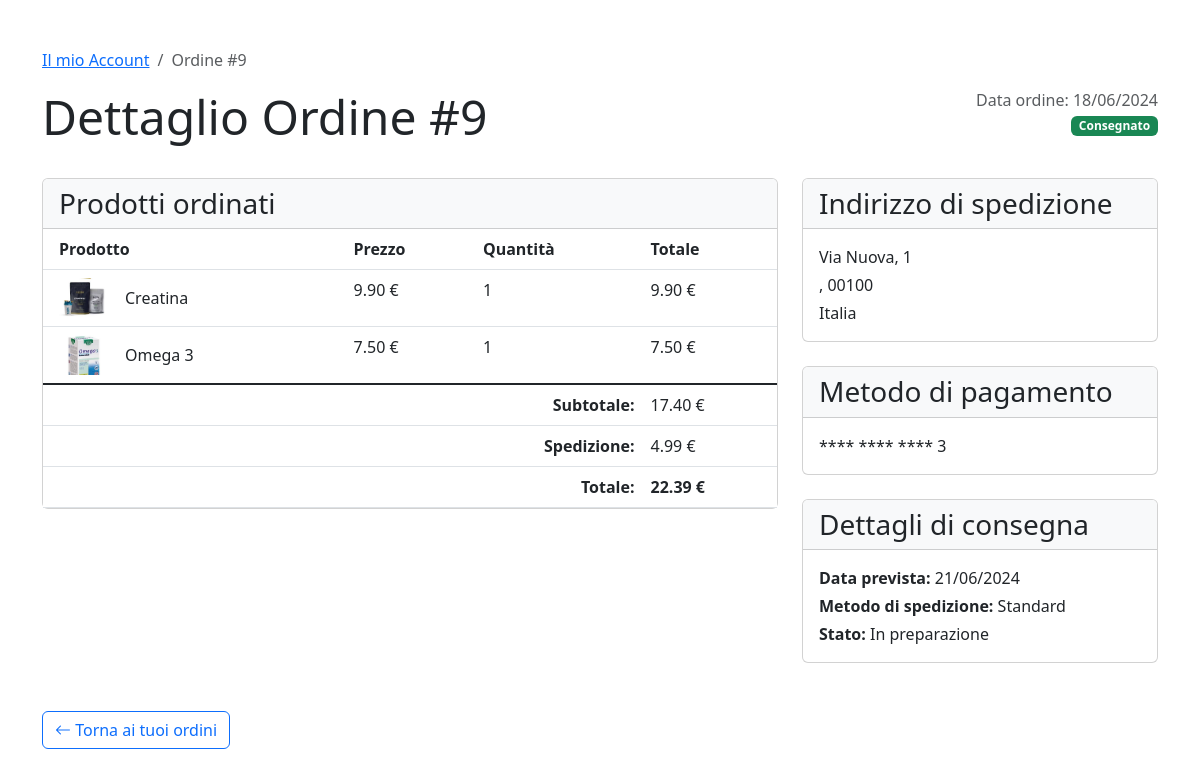
/core/order_detail/9/ (signed in), run on the app's committed database.
### core/models.py (models this page shows, shortened)
class Order(models.Model):
    STATUS_CHOICES = [
        ('pending', 'In attesa'),
        ('shipped', 'Spedito'),
        ('delivered', 'Consegnato'),
        ('cancelled', 'Annullato'),
    ]
    user = models.ForeignKey(CustomUser, on_delete=models.CASCADE, related_name='orders')
    created_at = models.DateTimeField(auto_now_add=True)
    address = models.ForeignKey(DeliveryAddress, on_delete=models.SET_NULL, null=True, blank=True, related_name='orders') # if an address is deleted, orders will still reference to a valid address
    delivery_date = models.DateField()
    status = models.CharField(max_length=20, choices=STATUS_CHOICES, default='pending')
    shipping_cost = models.DecimalField(max_digits=10, decimal_places=2, default=0.00)
    shipping_method = models.CharField(max_length=50, default='standard')
    payment_method = models.CharField(max_length=16)
    class Meta:
        ordering = ('-created_at',)
        permissions = [
            ("view_all_orders", "Può vedere tutti gli ordini"),
        ]
    def get_total_cost(self):
        return sum(item.get_cost() for item in self.items.all())

class OrderItem(models.Model):
    order = models.ForeignKey(Order, on_delete=models.CASCADE, related_name='items')
    product = models.ForeignKey(Product, on_delete=models.CASCADE)
    price = models.DecimalField(max_digits=10, decimal_places=2) # Price at the time of order
    quantity = models.PositiveIntegerField(default=1)
    def get_cost(self):
        return self.price * self.quantity

class DeliveryAddress(models.Model):
    street = models.CharField(max_length=255)
    city = models.CharField(max_length=100)
    postal_code = models.CharField(max_length=20)
    country = models.CharField(max_length=100, default='Italia')
    created_at = models.DateTimeField(auto_now_add=True)

### products/models.py (models this page shows, shortened)
class Product(models.Model):
    category = models.ManyToManyField(Category)
    name = models.CharField(max_length=200, unique=True)
    description = models.TextField(blank=True)
    price = models.DecimalField(max_digits=10, decimal_places=2)
    stock = models.PositiveIntegerField()
    available = models.BooleanField(default=True)
    created = models.DateTimeField(auto_now_add=True)
    updated = models.DateTimeField(auto_now=True)
    image = models.ImageField(upload_to='product_images/', blank=True, null=True)
    added_by = models.ForeignKey('users.CustomUser', on_delete=models.SET_NULL, related_name='products_added', null=True, blank=True)
    modified_by = models.ForeignKey('users.CustomUser', on_delete=models.SET_NULL, related_name='products_modified', null=True, blank=True)
    class Meta:
        ordering = ('name',)

### core/views.py (the view)
class OrderDetailView(LoginRequiredMixin, DetailView):
    model = Order
    template_name = 'core/order_detail.html'
    context_object_name = 'order'
    pk_url_kwarg = 'order_id'  # Parametro URL per l'ID dell'ordine
    def get_queryset(self):
        if self.request.user.has_perm('core.change_order'):
            return Order.objects.all()
        return Order.objects.filter(user=self.request.user)
    def get_context_data(self, **kwargs):
        context = super().get_context_data(**kwargs)
        context['items'] = self.object.items.all()
        context['shipping_cost'] = self.object.shipping_cost
        context['subtotal'] = self.object.get_total_cost()
        context['delivery_date'] = self.object.delivery_date
        context['shipping_method'] = self.object.shipping_method
        context['address'] = self.object.address
        context['total'] = context['subtotal'] + context['shipping_cost']
        context['store_manager'] = is_store_manager(self.request.user)
        context['payment_method'] = self.object.payment_method
        return context

### users/views.py (called while the page is built)
def is_store_manager(user):
    return user.groups.filter(name='Store Managers').exists()

### templates/core/order_detail.html (shortened to what this page needs)
{% extends 'base.html' %}
{% load static %}
{% block content %}
<div class="container my-5">
    <div class="row">
        <div class="col-12">
            <nav aria-label="breadcrumb">
                <ol class="breadcrumb">
                    {% if store_manager %}
                        <li class="breadcrumb-item"><a href="{% url 'users:store_manager_dashboard' %}">Torna alla dashboard</a></li>
                    {% else %}
                        <li class="breadcrumb-item"><a href="{% url 'users:account' %}">Il mio Account</a></li>
                    {% endif %}
                    <li class="breadcrumb-item active" aria-current="page">Ordine #{{ order.id }}</li>
                </ol>
            </nav>
        </div>
    </div>
    <div class="row mb-4">
        <div class="col-md-8">
            <h1 class="display-5">Dettaglio Ordine #{{ order.id }}</h1>
        </div>
        <div class="col-md-4 text-end">
            <p class="mb-0 text-muted">Data ordine: {{ order.created_at|date:"d/m/Y" }}</p>
            <p class="mb-0">
                <span class="badge {% if order.status == 'delivered' %}bg-success{% elif order.status == 'shipped' %}bg-info{% elif order.status == 'pending' %}bg-warning {% else %} bg-danger{% endif %}">
                    {%if order.status == 'delivered' %}Consegnato{% elif order.status == 'shipped' %}Spedito{% elif order.status == 'pending' %}In lavorazione {% else %} Annullato {% endif %}
                </span>
            </p>
        </div>
    </div>
    <div class="row">
        <div class="col-md-8">
            <div class="card mb-4">
                <div class="card-header bg-light">
                    <h3 class="mb-0">Prodotti ordinati</h3>
                </div>
                <div class="card-body p-0">
                    <div class="table-responsive">
                        <table class="table table-hover mb-0">
                            <thead>
                                <tr>
                                    <th class="ps-3">Prodotto</th>
                                    <th>Prezzo</th>
                                    <th>Quantità</th>
                                    <th>Totale</th>
                                </tr>
                            </thead>
                            <tbody>
                                {% for item in items %}
                                <tr>
                                    <td class="ps-3">
                                        <div class="d-flex align-items-center">
                                            <div class="me-3">
                                                {% if item.product.image %}
                                                <img src="{{ item.product.image.url }}" alt="{{ item.product.name }}" style="max-width: 50px;">
                                                {% else %}
                                                <div class="bg-light rounded" style="width: 50px; height: 50px;"></div>
                                                {% endif %}
                                            </div>
                                            <div>
                                                <p class="mb-0 fw-medium">{{ item.product.name }}</p>
                                            </div>
                                        </div>
                                    </td>
                                    <td>{{ item.price }} €</td>
                                    <td>{{ item.quantity }}</td>
                                    <td>{{ item.get_cost }} €</td>
                                </tr>
                                {% endfor %}
                            </tbody>
                            <tfoot class="table-group-divider">
                                <tr>
                                    <td colspan="3" class="text-end fw-bold">Subtotale:</td>
                                    <td>{{ subtotal }} €</td>
                                </tr>
                                <tr>
                                    <td colspan="3" class="text-end fw-bold">Spedizione:</td>
                                    <td>{{ shipping_cost|default:"0.00" }} €</td>
                                </tr>
                                <tr>
                                    <td colspan="3" class="text-end fw-bold">Totale:</td>
                                    <td class="fw-bold">{{ total }} €</td>
                                </tr>
                            </tfoot>
                        </table>
                    </div>
                </div>
            </div>
        </div>
        <div class="col-md-4">
            <div class="card mb-4">
                <div class="card-header bg-light">
                    <h3 class="mb-0">Indirizzo di spedizione</h3>
                </div>
                <div class="card-body">
                    <p class="mb-1">{{ order.address.street }}</p>
                    <p class="mb-1">{{ order.city }}, {{ order.address.postal_code }}</p>
                    <p class="mb-0">{{ order.address.country }}</p>
                </div>
            </div>
            <div class="card mb-4">
                <div class="card-header bg-light">
                    <h3 class="mb-0">Metodo di pagamento</h3>
                </div>
                <div class="card-body">
                    <p class="mb-0">
                            **** **** **** {{ payment_method|slice:"-4:" }}
                    </p>
                </div>
            </div>
            <div class="card mb-4">
                <div class="card-header bg-light">
                    <h3 class="mb-0">Dettagli di consegna</h3>
                </div>
                <div class="card-body">
                    <p class="mb-1"><strong>Data prevista:</strong> {{ delivery_date|date:"d/m/Y" }}</p>
                    <p class="mb-1"><strong>Metodo di spedizione:</strong>
                        {% if shipping_method == 'express' %}
                            Express
                        {% else %}
                            Standard
                        {% endif %}
                    </p>
                    <p class="mb-0"><strong>Stato:</strong>
                        {% if order.delivered %}
                            Consegnato
                        {% elif order.shipped %}
                            Spedito il {{ order.shipped_date|date:"d/m/Y" }}
                        {% else %}
                            In preparazione
                        {% endif %}
                    </p>
                </div>
            </div>
        </div>
    </div>
    <div class="row mt-4">
        <div class="col-12">
            {% if store_manager %}
                <a href="{% url 'users:store_manager_dashboard' %}" class="btn btn-outline-secondary">
                    <i class="bi bi-arrow-left"></i> Torna alla dashboard
                </a>
            {% else %}
                <a href="{% url 'core:order_history' %}" class="btn btn-outline-primary">
                    <i class="bi bi-arrow-left"></i> Torna ai tuoi ordini
                </a>
            {% endif %}
        </div>
    </div>
</div>
{% endblock %}

### data on the page
Order: id "9", created_at "18/06/2024", shipping_cost "4.99", address.street "Via Nuova, 1", address.postal_code "00100", address.country "Italia", delivery_date "21/06/2024"
OrderItem: product.image (picture), product.name "Creatina", price "9.90", quantity "1", get_cost "9.90"
OrderItem: product.image (picture), product.name "Omega 3", price "7.50", quantity "1", get_cost "7.50"

### other printed values
{{ subtotal }} "17.40"
{{ total }} "22.39"
{{ payment_method|slice:"-4:" }} "3"
